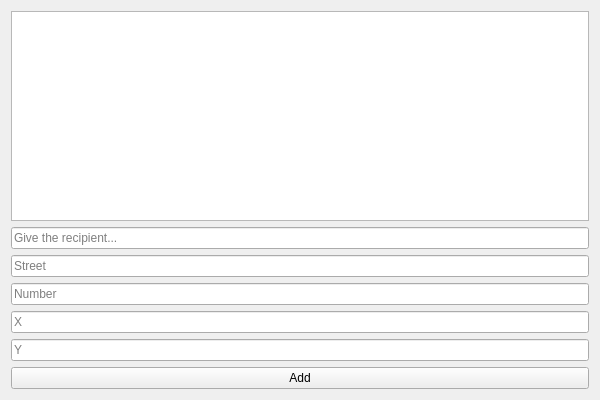
<?xml version="1.0" encoding="UTF-8"?>
<ui version="4.0">
 <class>CourierCompanyWindowClass</class>
 <widget class="QWidget" name="CourierCompanyWindowClass">
  <property name="geometry">
   <rect>
    <x>0</x>
    <y>0</y>
    <width>600</width>
    <height>400</height>
   </rect>
  </property>
  <property name="windowTitle">
   <string>CourierCompanyWindow</string>
  </property>
  <layout class="QVBoxLayout" name="verticalLayout">
   <item>
    <widget class="QListWidget" name="packages_list"/>
   </item>
   <item>
    <widget class="QLineEdit" name="recipient_line_edit">
     <property name="placeholderText">
      <string>Give the recipient...</string>
     </property>
    </widget>
   </item>
   <item>
    <widget class="QLineEdit" name="street_line_edit">
     <property name="placeholderText">
      <string>Street</string>
     </property>
    </widget>
   </item>
   <item>
    <widget class="QLineEdit" name="number_line_edit">
     <property name="placeholderText">
      <string>Number</string>
     </property>
    </widget>
   </item>
   <item>
    <widget class="QLineEdit" name="x_line_edit">
     <property name="placeholderText">
      <string>X</string>
     </property>
    </widget>
   </item>
   <item>
    <widget class="QLineEdit" name="y_line_edit">
     <property name="placeholderText">
      <string>Y</string>
     </property>
    </widget>
   </item>
   <item>
    <widget class="QPushButton" name="add_push_button">
     <property name="text">
      <string>Add</string>
     </property>
    </widget>
   </item>
  </layout>
 </widget>
 <layoutdefault spacing="6" margin="11"/>
 <resources/>
 <connections/>
</ui>
